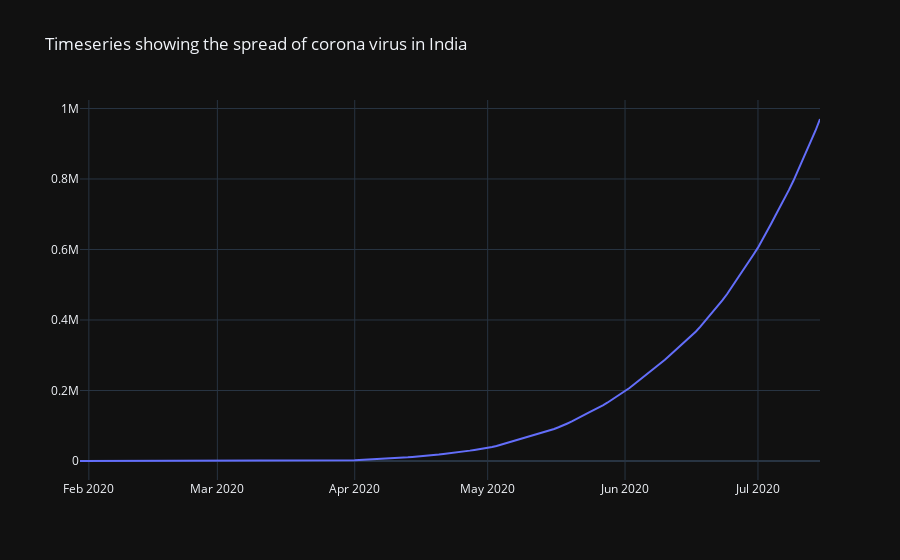

Source (notebook cell):
### Code cell
import plotly.graph_objects as go


fig = go.Figure(data=go.Scatter(x=dq1['dates'], y=dq1['confirmed_cases']))

fig.update_layout(template="plotly_dark", title_text='Timeseries showing the spread of corona virus in India')



fig.show()
fig.write_html("India_timeseries.html")

### Figure 1 — Plotly figure (JSON) as saved in the notebook; plotly's stock layout.template omitted (floating-point values rounded to 4 significant figures; data arrays with more than 128 entries replaced by an {"elided": "..."} marker saying what was removed)
{"data": [{"type": "scatter", "x": {"elided": "168 str values"}, "y": {"elided": "168 str values"}}], "layout": {"title": {"text": "Timeseries showing the spread of corona virus in India"}}}
